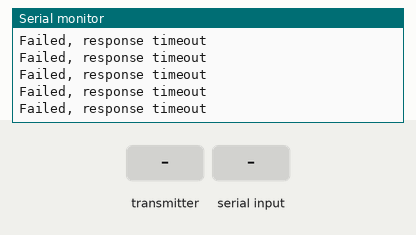
A sketch run on a simulated Arduino Uno, built for the host (arithmetic inside an expression is 32-bit, double 64-bit). On the bench: the last lines printed to the serial monitor. The inputs (shaded band) are chosen by the test bench. No radio packets arrive unless stated.

Above: at 1.2 s.
1.3 s: the transmitter starts sending roll = 0
At 1.46 s:
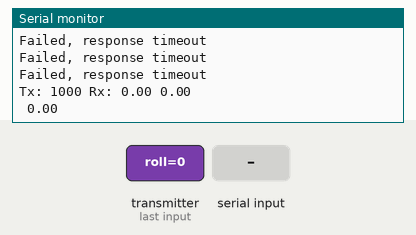
2.8 s: the transmitter starts sending pitch = 25
4.3 s: the transmitter starts sending yaw = 25
At 4.49 s:
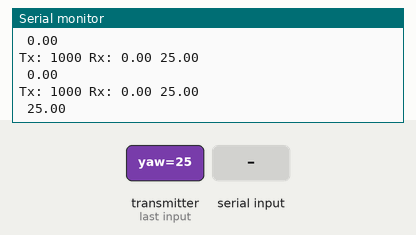
5.8 s: "w" received over Serial
7.3 s: the transmitter starts sending pitch = 0
8.8 s: the transmitter starts sending yaw = 50
At 9.14 s:
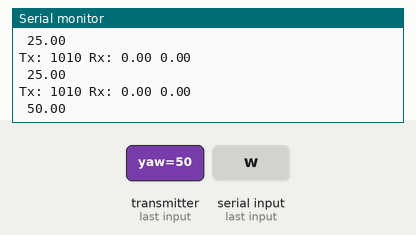
Timing chart, 0 to 11.3 s (numbered marks = the images above; inputs shaded):
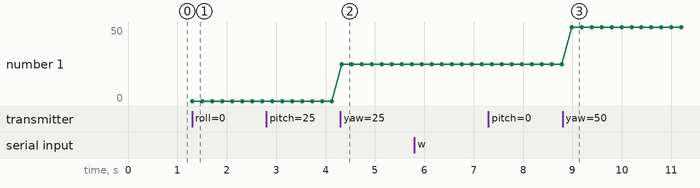

Measured:
- after the input at 1.3 s, the serial monitor: prints a new line at once (image 1)
- after the input at 4.3 s, the serial monitor: prints a new line at once (image 2)
- after the input at 8.8 s, the serial monitor: prints a new line after 0.18 s (image 3)
- plotted number 1: 25 → 50 after the input at 8.8 s

The sketch:

Tx.ino
```cpp
#include <SPI.h>
#include <nRF24L01.h>
#include <RF24.h>

RF24 radio(PB0, PA4); // PB0 = CE, PA4 = CSN

// A 5 letter string to communicate with the other module.
const byte addressA[6] = "00001";
const byte addressB[6] = "00011";

struct Transmitter {
  uint16_t throttle;
};

struct Receiver {
  float roll;
  float pitch;
  float yaw;
};

Transmitter Tx;
Receiver Rx;

void setup() {
  // put your setup code here, to run once:
  Serial.begin(115200);
  if (!radio.begin()) {
    Serial.println("NRF failed");
    while (1);
  }
  radio.setPALevel(RF24_PA_MAX);
  radio.openWritingPipe(addressB);   // write to this addressed module
  radio.openReadingPipe(0, addressA);   // read then write to this addredded module
  radio.startListening();
  Tx.throttle = 1000;
}

void loop() {
  radio.stopListening();  // first, stop listening so we can talk
  if(Serial.available()) {
    char c = Serial.read();
    if (c == 'w') Tx.throttle += 10;
    if (c == 's') Tx.throttle -= 10;
  }

  if (Tx.throttle > 2000) Tx.throttle = 2000;
  if (Tx.throttle < 1000) Tx.throttle = 1000;

  if (!radio.write(&Tx, sizeof(Tx))) {
    Serial.println(F("failed"));        // F() -> stores string in flash
  }

  radio.startListening();

  unsigned long started_waiting_at = micros();
  boolean timeout = false;

  while(!radio.available()) {
    if (micros() - started_waiting_at > 200000) {
      timeout = true;
      break;
    }
  }

  if (timeout) {
    Serial.println(F("Failed, response timeout"));
  } else {
    radio.read(&Rx, sizeof(Rx));
    Serial.print("Tx: ");
    Serial.print(Tx.throttle);
    Serial.print(" Rx: ");
    Serial.print(Rx.roll);
    Serial.print(" ");
    Serial.println(Rx.pitch);
    Serial.print(" ");
    Serial.println(Rx.yaw);

    delay(200);
  }


}
```
